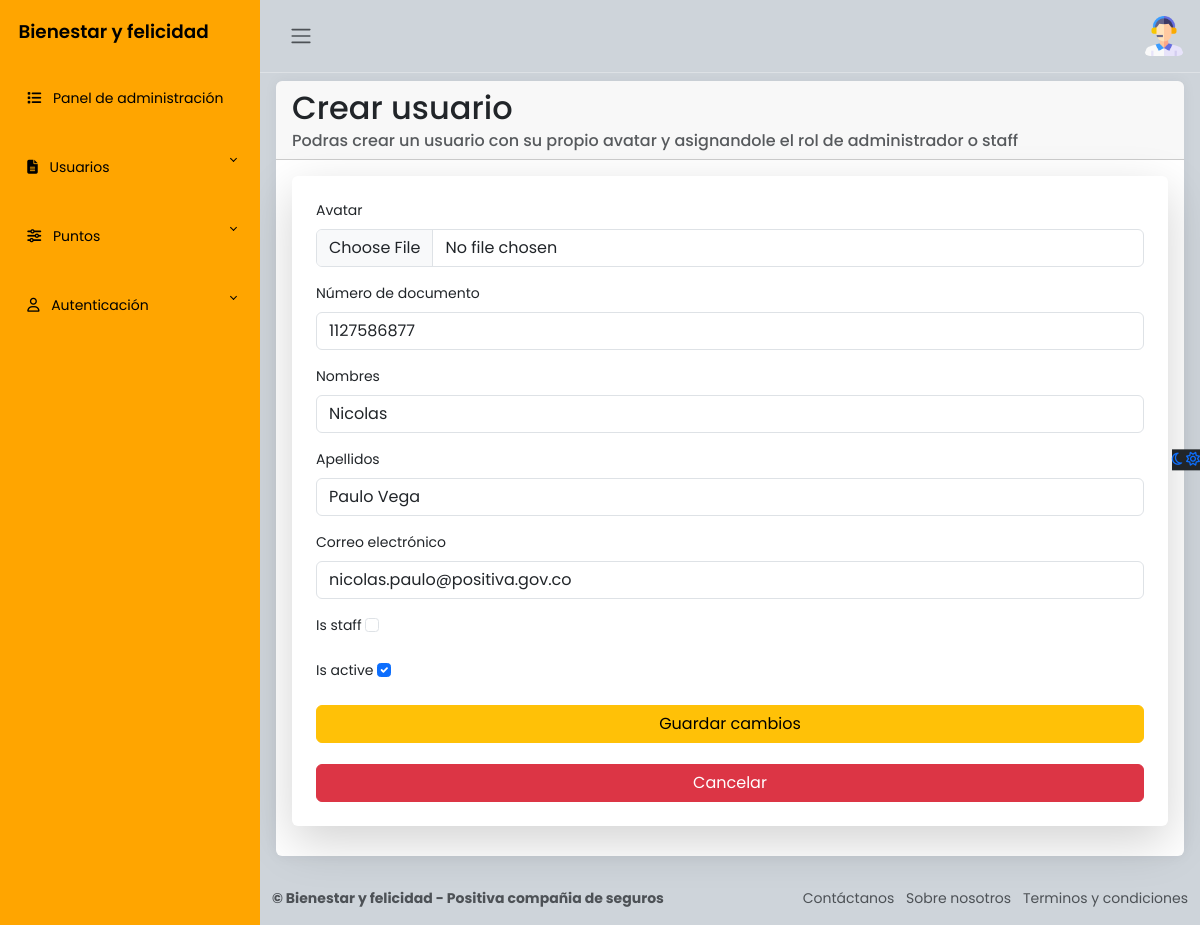
Screenshot of /admin_panel/usuarios/actualizar/1127586877 (signed in) with the database file from the repository.
### apps/usuarios/models.py (models this page shows, shortened)
class Usuarios(AbstractBaseUser, PermissionsMixin):
    avatar = models.FileField('Avatar', upload_to='usuarios/', null=True, blank=True)
    nombres = models.CharField('Nombres', max_length=50)
    apellidos = models.CharField('Apellidos', max_length=100)
    numero_documento = models.IntegerField('Número de documento', primary_key=True, unique=True)
    correo = models.EmailField('Correo electrónico', max_length=255, unique=True)
    puntos_totales = models.IntegerField('Número total de puntos', default=1000)
    password = models.CharField('Contraseña', max_length=255)
    ultimo_reinicio = models.DateField('Ultimo reinicio de puntos', default=now) # Reiniciar puntos
    is_active = models.BooleanField(default=True)
    is_staff = models.BooleanField(default=False)
    objects = UsuariosManager()
    USERNAME_FIELD = 'numero_documento'
    REQUIRED_FIELDS = ['nombres', 'apellidos', 'correo']
    class Meta:
        verbose_name = 'Usuario'
        verbose_name_plural = 'Usuarios'

### apps/usuarios/views.py (the view)
# urls.py: path('admin_panel/usuarios/actualizar/<int:id_usuario>', login_required(actualizar_usuarios), name="act_usuario"),
@login_required(login_url='/accounts/login/')
@user_passes_test(is_staff, login_url='/')
def actualizar_usuarios(request, id_usuario):
    usuario = get_object_or_404(Usuarios, numero_documento=id_usuario)
    if request.method == "POST":
        form = UsuarioUpdateForm(request.POST, request.FILES, instance=usuario)
        if form.is_valid():
            form.save()
            return redirect('list_usuarios')  # Cambia esto por la vista donde se listan los usuarios
    else:
        form = UsuarioUpdateForm(instance=usuario)
    return render(request, 'admin_dashboard/usuarios/update.html', {'form': form, 'usuario': usuario})

### apps/usuarios/forms.py (shortened to what this page needs)
class UsuarioUpdateForm(forms.ModelForm):
    class Meta:
        model = Usuarios
        fields = ['avatar', 'numero_documento', 'nombres', 'apellidos', 'correo', 'is_staff', 'is_active']
        widgets = {
            'avatar': forms.ClearableFileInput(attrs={'class': 'form-control'}),
            'numero_documento': forms.NumberInput(attrs={'class': 'form-control', 'readonly': 'readonly'}),  # No editable
            'nombres': forms.TextInput(attrs={'class': 'form-control'}),
            'apellidos': forms.TextInput(attrs={'class': 'form-control'}),
            'correo': forms.EmailInput(attrs={'class': 'form-control'}),
            'is_staff': forms.CheckboxInput(attrs={'class': 'form-check-input'}),
            'is_active': forms.CheckboxInput(attrs={'class': 'form-check-input'}),
        }

### apps/usuarios/views.py (called while the page is built)
def is_staff(user):
    return user.is_active and user.is_staff # Validar si es administrador y esta activo

### apps/usuarios/templates/admin_dashboard/usuarios/update.html (shortened to what this page needs)
{% extends "admin_dashboard/layout.html" %}
{% load static %}
{% block content %}
<main class="content px-3 py-2">
    <div class="card border-0">
        <div class="card-header">
            <h2 class="card-title">
                Crear usuario
            </h2>
            <h6 class="card-subtitle text-muted">
                Podras crear un usuario con su propio avatar y asignandole el rol de administrador o staff
            </h6>
        </div>
        <div class="card-body">
            <form method="POST" enctype="multipart/form-data" class="p-4 shadow-lg rounded">
                {% for field in form %}
                    <div class="mb-3">
                        <label class="form-label">{{ field.label }}</label>
                        {{ field }}
                    </div>
                {% endfor %}
                <button type="submit" class="btn btn-warning w-100">Guardar cambios</button>
                <br><br>
                <a href="{% url 'list_usuarios' %}" class="btn btn-danger w-100">Cancelar</a>
            </form>
        </div>
    </div>
</main>
{% endblock %}

### apps/usuarios/templates/admin_dashboard/layout.html (shortened to what this page needs)
{% load static %}
<html lang="es">
<head>
    <link rel="stylesheet" href="https://cdn.jsdelivr.net/npm/bootstrap@5.3.0-alpha2/dist/css/bootstrap.min.css">
    <link href="https://cdn.jsdelivr.net/npm/bootstrap@5.3.0/dist/css/bootstrap.min.css" rel="stylesheet">
    <link rel="stylesheet" href="{% static 'css/administrador.styles.css' %}">
</head>
<body>
    <div class="wrapper">
        <aside id="sidebar" class="js-sidebar">
            <div class="h-100">
                <div class="sidebar-logo">
                    <a href="{% url "inicio" %}">Bienestar y felicidad</a>
                </div>
                <ul class="sidebar-nav">
                    <li class="sidebar-item">
                        <a href="{% url "admin_panel" %}" class="sidebar-link">
                            <i class="fa-solid fa-list pe-2"></i>
                            Panel de administración
                        </a>
                    </li>
                    <li class="sidebar-item">
                        <a href="#" class="sidebar-link collapsed" data-bs-target="#pages" data-bs-toggle="collapse"
                            aria-expanded="false"><i class="fa-solid fa-file-lines pe-2"></i>
                            Usuarios
                        </a>
                    </li>
                    <li class="sidebar-item">
                        <a href="#" class="sidebar-link collapsed" data-bs-target="#posts" data-bs-toggle="collapse"
                            aria-expanded="false"><i class="fa-solid fa-sliders pe-2"></i>
                            Puntos
                        </a>
                    </li>
                    <li class="sidebar-item">
                        <a href="#" class="sidebar-link collapsed" data-bs-target="#auth" data-bs-toggle="collapse"
                            aria-expanded="false"><i class="fa-regular fa-user pe-2"></i>
                            Autenticación
                        </a>
                    </li>
                </ul>
            </div>
        </aside>
        <div class="main">
            <nav class="navbar navbar-expand px-3 border-bottom">
                <button class="btn" id="sidebar-toggle" type="button">
                    <span class="navbar-toggler-icon"></span>
                </button>
                <div class="navbar-collapse navbar">
                    <ul class="navbar-nav">
                        <li class="nav-item dropdown">
                            <a href="#" data-bs-toggle="dropdown" class="nav-icon pe-md-0">
                                {% if user.is_authenticated %}
                                    {% if user.avatar %}
                                        <img class="avatar img-fluid rounded" src="{{ user.avatar.url }}" alt="Avatar de {{ user.nombres }}">
                                    {% else %}
                                        <img src="{% static "img/usuario/usuario.png" %}" alt="usuario" class="avatar img-fluid">
                                    {% endif %}
                                {% endif %}
                            </a>
                        </li>
                    </ul>
                </div>
            </nav>
            {% block content %}{% endblock %}
            <a href="#" class="theme-toggle">
                <i class="fa-regular fa-moon"></i>
                <i class="fa-regular fa-sun"></i>
            </a>
            <footer class="footer">
                <div class="container-fluid">
                    <div class="row text-muted">
                        <div class="col-6 text-start">
                            <p class="mb-0">
                                <a href="#" class="text-muted">
                                    <strong>&copy; Bienestar y felicidad - Positiva compañia de seguros</strong>
                                </a>
                            </p>
                        </div>
                        <div class="col-6 text-end">
                            <ul class="list-inline">
                                <li class="list-inline-item" data-bs-toggle="modal" data-bs-target="#contactanos">
                                    <a href="#" class="text-muted">Contáctanos</a>
                                </li>
                                <li class="list-inline-item" data-bs-toggle="modal" data-bs-target="#sobreNosotros">
                                    <a href="#" class="text-muted">Sobre nosotros</a>
                                </li>
                                <li class="list-inline-item" data-bs-toggle="modal" data-bs-target="#terminosCondiciones">
                                    <a href="#" class="text-muted">Terminos y condiciones</a>
                                </li>
                            </ul>
                        </div>
                    </div>
                </div>
            </footer>
        </div>
    </div>
</body>
</html>

### static/css/administrador.styles.css (style rules this page uses)
body { font-family: 'Poppins', sans-serif; font-size: 0.875rem; opacity: 1; overflow-y: scroll; margin: 0; }
a { cursor: pointer; text-decoration: none; font-family: 'Poppins', sans-serif; }
li { list-style: none; }
.wrapper { align-items: stretch; display: flex; width: 100%; }
#sidebar { max-width: 260px; min-width: 260px; background: orange; transition: all 0.35s ease-in-out; }
.main { display: flex; flex-direction: column; min-height: 100vh; min-width: 0; overflow: hidden; transition: all 0.35s ease-in-out; width: 100%; background: var(--bs-dark-bg-subtle); }
.sidebar-logo { padding: 1.15rem; }
.sidebar-logo a { color: #000; font-size: 1.15rem; font-weight: 600; }
.sidebar-nav { list-style: none; margin-bottom: 0; padding-left: 0; margin-left: 0; }
a.sidebar-link { padding: 1.5rem 1.7rem; color: #000; position: relative; display: block; font-size: 0.875rem; }
.sidebar-link[data-bs-toggle="collapse"]::after { border: solid; border-width: 0 .075rem .075rem 0; content: ""; display: inline-block; padding: 2px; position: absolute; right: 1.5rem; top: 1.4rem; transform: rotate(-135deg); transition: all .2s ease-out; }
.sidebar-link[data-bs-toggle="collapse"].collapsed::after { transform: rotate(45deg); transition: all .2s ease-out; }
.avatar { height: 40px; width: 40px; }
.navbar-expand .navbar-nav { margin-left: auto; }
.content { flex: 1; max-width: 100vw; width: 100vw; }
@media (min-width:780px) { .content { max-width: auto; width: auto; } }
.card { box-shadow: 0 0 .875rem 0 rgba(34, 46, 60, .05); margin-bottom: 24px; }
.theme-toggle { position: fixed; top: 50%; transform: translateY(-65%); text-align: center; z-index: 10; right: 0; left: auto; border: none; background-color: var(--bs-body-color); }

### rows the page displays
Usuarios: avatar (picture)
Usuarios: form "1127586877" "Nicolas" "Paulo Vega" "nicolas.paulo@positiva.gov.co" "☑"

### other values shown
{{ field.label }} "Avatar" "Número de documento" "Nombres" "Apellidos" "Correo electrónico" "Is staff" "Is active"
